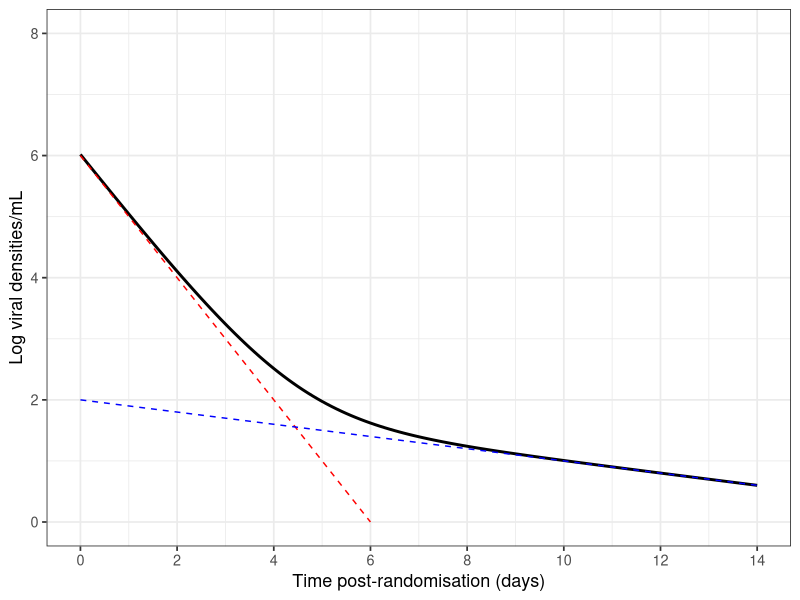

This chart was generated by the following R code:
library(ggpubr)

bi_exp <- function(a0, b0, alpha, beta, tmax){
  time = seq(0,tmax,0.1)
  
  res =  data.frame(time = time,
                    y = log(exp(a0 - alpha*time) + exp(b0 - beta*time)),
                    y1 = a0 - alpha * time,
                    y2 = b0 - beta * time
  )
  
  G <- ggplot(res, aes(x = time)) +
    geom_line(aes(y = y), linewidth = 1) +
    geom_line(aes(y = y1), linewidth = 0.5, col = "red", linetype = "dashed") +
    geom_line(aes(y = y2), linewidth = 0.5, col = "blue", linetype = "dashed") +
    ylim(0, 8) +
    theme_bw(base_size = 13) +
    scale_x_continuous(breaks = seq(0,tmax, 2), limits = c(0,tmax)) +
    xlab("Time post-randomisation (days)") +
    ylab("Log viral densities/mL")
  
  return(G)
  
}


png("Plots/biexponential_example.png", width = 4, height = 4, units = "in", res = 350)
bi_exp(a0 = 6, b0 = 2, alpha = 1, beta = 0.1, tmax = 14)
dev.off()


# ggarrange(bi_exp(a0 = 6, b0 = 2, alpha = 1, beta = 0.1, tmax = 14),
#           bi_exp(a0 = 6, b0 = 2, alpha = 1*2, beta = 0.1, tmax = 14),
#           bi_exp(a0 = 6, b0 = 2, alpha = 1, beta = 0.1*2, tmax = 14),
#           bi_exp(a0 = 6, b0 = 2, alpha = 1*2, beta = 0.1*2, tmax = 14),
#           ncol = 2, nrow = 2, labels = "AUTO", align = "hv")
